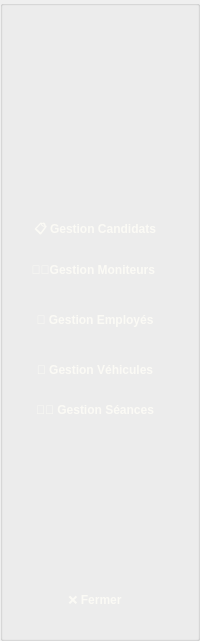
   <widget class="QGroupBox" name="barre_nav">
    <property name="geometry">
     <rect>
      <x>10</x>
      <y>90</y>
      <width>200</width>
      <height>641</height>
     </rect>
    </property>
    <property name="styleSheet">
     <string notr="true">#barre_nav {
    background-color: #0F2434;
    border-radius: 8px;
    padding: 5px;
}

#candidat_btn,
#vehicule_btn,
#moniteur_btn,
#seance_btn,
#emp_btn,
#fermer_btn {
    color: #FBFAF5;
    background-color: transparent;
    border: none;
    padding: 8px 15px;
    font-weight: bold;
}

#candidat_btn:hover,
#vehicule_btn:hover,
#moniteur_btn:hover,
#seance_btn:hover,
#emp_btn:hover,
#fermer_btn:hover {
    color: #1D9E3A;
}
</string>
    </property>
    <property name="title">
     <string/>
    </property>
    <widget class="QPushButton" name="fermer_btn">
     <property name="geometry">
      <rect>
       <x>20</x>
       <y>580</y>
       <width>150</width>
       <height>40</height>
      </rect>
     </property>
     <property name="styleSheet">
      <string notr="true"/>
     </property>
     <property name="text">
      <string>❌ Fermer</string>
     </property>
    </widget>
    <widget class="QPushButton" name="seance_btn">
     <property name="geometry">
      <rect>
       <x>10</x>
       <y>390</y>
       <width>170</width>
       <height>40</height>
      </rect>
     </property>
     <property name="styleSheet">
      <string notr="true"/>
     </property>
     <property name="text">
      <string>🧑‍🏫 Gestion Séances</string>
     </property>
    </widget>
    <widget class="QPushButton" name="vehicule_btn">
     <property name="geometry">
      <rect>
       <x>10</x>
       <y>350</y>
       <width>170</width>
       <height>40</height>
      </rect>
     </property>
     <property name="styleSheet">
      <string notr="true"/>
     </property>
     <property name="text">
      <string>🚗 Gestion Véhicules</string>
     </property>
    </widget>
    <widget class="QPushButton" name="emp_btn">
     <property name="geometry">
      <rect>
       <x>10</x>
       <y>300</y>
       <width>170</width>
       <height>40</height>
      </rect>
     </property>
     <property name="styleSheet">
      <string notr="true"/>
     </property>
     <property name="text">
      <string>💼 Gestion Employés</string>
     </property>
    </widget>
    <widget class="QPushButton" name="moniteur_btn">
     <property name="geometry">
      <rect>
       <x>10</x>
       <y>250</y>
       <width>170</width>
       <height>40</height>
      </rect>
     </property>
     <property name="styleSheet">
      <string notr="true"/>
     </property>
     <property name="text">
      <string>🧑‍💼Gestion Moniteurs </string>
     </property>
    </widget>
    <widget class="QPushButton" name="candidat_btn">
     <property name="geometry">
      <rect>
       <x>10</x>
       <y>210</y>
       <width>170</width>
       <height>40</height>
      </rect>
     </property>
     <property name="styleSheet">
      <string notr="true"/>
     </property>
     <property name="text">
      <string>📋 Gestion Candidats</string>
     </property>
    </widget>
    <widget class="QLabel" name="label_30">
     <property name="geometry">
      <rect>
       <x>10</x>
       <y>10</y>
       <width>181</width>
       <height>191</height>
      </rect>
     </property>
     <property name="styleSheet">
      <string notr="true">image: url(:/ res/img/logo.png);</string>
     </property>
     <property name="text">
      <string/>
     </property>
    </widget>
   </widget>
